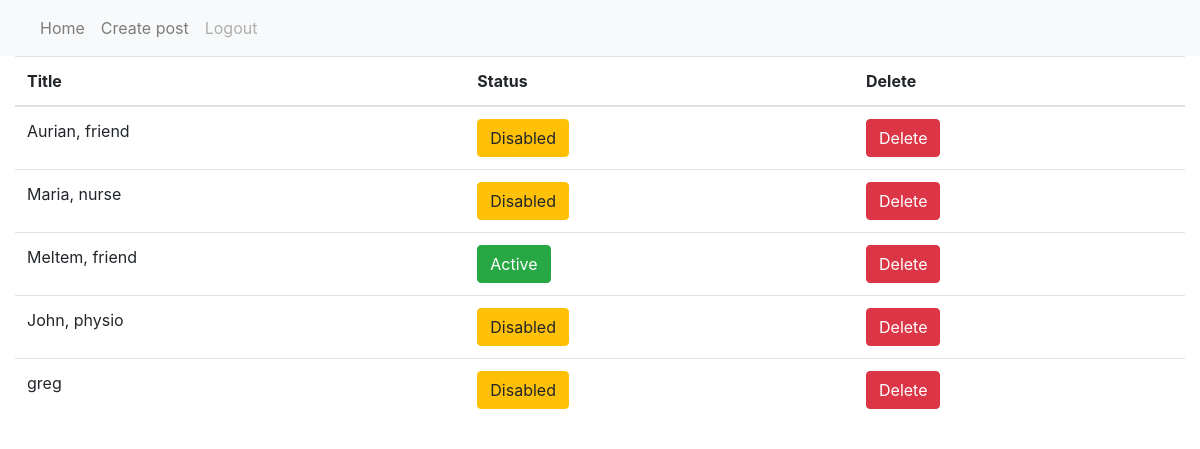
The page / (signed in) on the database as committed earlier.
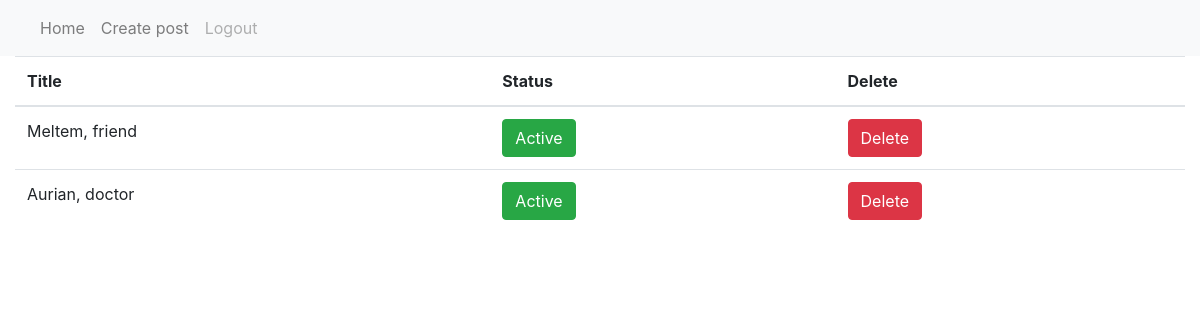
The same page on the database as committed later.
### web/models.py (models this page shows, shortened)
class Message(models.Model):
    user = models.CharField(max_length=100)
    title = models.CharField(max_length=100)
    url = models.CharField(max_length=100)
    status = models.CharField(max_length=100)

### web/views.py (the view)
# urls.py: path('', views.index, name='index'),
def index(request):
    if not request.user.is_authenticated:
        print("here")
        return render(request, "web/login.html", {"message": None})
    user = request.user
    reminders = Message.objects.all().filter(user=user)
    context = {
        "reminders":reminders,
    }
    return render(request, "web/index.html", context)

### web/templates/web/index.html (shortened to what this page needs)
{% extends "web/base.html" %}
{% block body %}
    <div id="reminders-menu">
            <table class="table table-hover" id ="reminders-table">
                    <thead>
                        <tr>
                        <th scope="col">Title</th>
                        <th scope="col">Status</th>
                        <th scope="col">Delete</th>
                        </tr>
                    </thead>
                    <tbody>
                     {% for reminder in reminders %}
                     {% if reminder.status == "Active" %}
                        <tr class ="Active">
                     {% else %}
                        <tr class ="Disabled">
                     {% endif %}
                        <td>{{reminder.title}}</td>
                            {% if reminder.status == "Active" %}
                                <td><button type="button" value="{{reminder.id}}" class="btn btn-success status-button">{{reminder.status}}</button></td>
                            {% else %}
                                <td><button type="button" value="{{reminder.id}}" class="btn btn-warning status-button">{{reminder.status}}</button></td>
                            {% endif %}
                        <td><button type="button" value="{{reminder.id}}" id="delete-reminder"  class="btn btn-danger">Delete</button></td>
                        </tr>
                     {% endfor %}
                    </tbody>
                </table>
    </div>
    {% load static %}
{% endblock %}

### web/templates/web/base.html (shortened to what this page needs)
{% load static %}
<!DOCTYPE html>
<html>
    <head>
        <link rel="stylesheet" href="{% static 'web/styles.css' %}"/>
            <link rel="stylesheet" href="https://maxcdn.bootstrapcdn.com/bootstrap/4.0.0/css/bootstrap.min.css">
        <nav class="navbar navbar-expand-lg navbar-light bg-light">
                <div class="collapse navbar-collapse" id="navbarNavAltMarkup">
                  <div class="navbar-nav">
                    <a class="nav-item nav-link" href="{% url 'index' %}">Home</a>
                    <a class="nav-item nav-link" href="{% url 'create_post' %}">Create post</a>
                    <a class="nav-item nav-link disabled" href="{% url 'logout' %}">Logout</a>
                  </div>
                </div>
              </nav>
    </head>
    <body>
        <div class="container-fluid">
          {% block body %}
          {% endblock %}
        </div>
    </body>
</html>

Rows that differ between the two databases and show on the page:
removed Message: title "Aurian, friend", {{ reminder.id }} 7 (drawn), status "Disabled"
removed Message: title "Maria, nurse", {{ reminder.id }} 8 (drawn), status "Disabled"
removed Message: title "John, physio", {{ reminder.id }} 10 (drawn), status "Disabled"
removed Message: title "greg", {{ reminder.id }} 11 (drawn), status "Disabled"
added Message: title "Aurian, doctor", {{ reminder.id }} 12 (drawn), status "Active"
